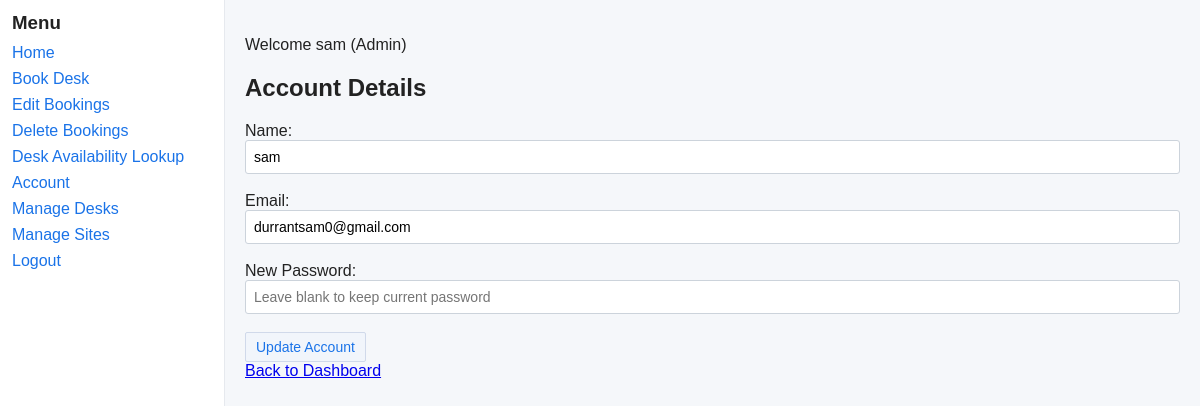
Page /account (signed in) on the committed database.
### src/DeskBooker/models.py (models this page shows, shortened)
class User(db.Model):
    __tablename__ = 'users'
    id = db.Column(db.Integer, primary_key=True)
    name = db.Column(db.String(100), nullable=False)
    email = db.Column(db.String(120), unique=True, nullable=False)
    password = db.Column(db.String(255), nullable=False)
    role_id = db.Column(db.Integer, db.ForeignKey('roles.id'), nullable=False)
    role = db.relationship('Role')
    bookings = db.relationship('Booking', backref='user', lazy=True)
    __table_args__ = (
        CheckConstraint("instr(email, '@') > 1", name='ck_user_email_at'),
        CheckConstraint('length(name) > 0 AND length(name) <= 100', name='ck_user_name_len'),
        CheckConstraint('length(email) <= 120', name='ck_user_email_len'),
    )

### src/DeskBooker/main.py (the view, shortened to what this page needs)
    @app.route('/account', methods=['GET', 'POST'])
    @login_required
    def account():
        user_id = session['user_id']
        role_id = session['role_id']
        user = UserRepo.get_by_id(user_id)
        return render_template('account.html', user={'id': user.id, 'name': user.name, 'email': user.email}, role_id=role_id)

### src/DeskBooker/repositories.py (called while the page is built)
    @staticmethod
    def get_by_id(user_id: int) -> Optional[User]:
        return User.query.get(user_id)

### src/DeskBooker/templates/account.html (shortened to what this page needs)
{% extends "base.html" %}
{% block content %}
<h2>Account Details</h2>
<form method="POST" action="{{ url_for('account') }}" onsubmit="return validateAccountForm()">
    <label>Name:</label><br>
    <input type="text" name="name" value="{{ user['name'] }}" required minlength="1" maxlength="100" id="account_name"><br><br>
    <label>Email:</label><br>
    <input type="email" name="email" value="{{ user['email'] }}" required minlength="5" maxlength="120" id="account_email"><br><br>
    <label>New Password:</label><br>
    <input type="password" name="password" placeholder="Leave blank to keep current password" minlength="6" maxlength="255" id="account_password"><br><br>
    <button type="submit">Update Account</button>
</form>
<a href="{{ url_for('dashboard') }}">Back to Dashboard</a>
{% endblock %}

### src/DeskBooker/templates/base.html (shortened to what this page needs)
<!DOCTYPE html>
<html>
<head>
    <link rel="stylesheet" href="{{ url_for('static', filename='css/styles.css') }}">
</head>
<body>
    <div class="container">
        <div class="sidebar">
            <h3>Menu</h3>
            <ul>
                <li><a href="{{ url_for('dashboard') }}">Home</a></li>
                <li><a href="{{ url_for('book_desk') }}">Book Desk</a></li>
                <li><a href="{{ url_for('edit_bookings') }}">Edit Bookings</a></li>
                <li><a href="{{ url_for('delete_bookings') }}">Delete Bookings</a></li>
                <li><a href="{{ url_for('lookup_bookings') }}">Desk Availability Lookup</a></li>
                <li><a href="{{ url_for('account') }}">Account</a></li>
                {% if session.get('role_id') == 1 %}
                    <li><a href="{{ url_for('manage_desks') }}">Manage Desks</a></li>
                    <li><a href="{{ url_for('manage_sites') }}">Manage Sites</a></li>
                {% endif %}
                <li><a href="{{ url_for('logout') }}" onclick="return confirm('Are you sure you want to logout?');">Logout</a></li>
            </ul>
        </div>
        <div class="content">
            {% if session.get('user_name') %}
                <p>Welcome {{ session['user_name'] }}
                    {% if session.get('role_id') == 1 %} (Admin){% endif %}
                </p>
            {% endif %}
            {% block content %}
            {% endblock %}
        </div>
    </div>
</body>
</html>

### src/DeskBooker/static/css/styles.css (style rules this page uses)
body { font-family: Arial, Helvetica, sans-serif; background: #f5f7fa; color: #222; margin: 0; }
.container { display: flex; min-height: 100vh; }
.sidebar { width: 200px; padding: 12px; background: #ffffff; border-right: 1px solid #e6e9ee; }
.sidebar h3 { margin: 0 0 10px 0; }
.sidebar ul { list-style: none; padding: 0; margin: 0; }
.sidebar li { margin: 8px 0; }
.sidebar a { color: #1a73e8; text-decoration: none; }
.content { flex: 1; padding: 20px; background: transparent; }
input[type="text"], input[type="email"], input[type="password"], input[type="number"], input[type="datetime-local"], select, textarea { padding: 8px; border: 1px solid #ccd3db; border-radius: 3px; font-size: 14px; width: 100%; box-sizing: border-box; }
label { display: inline-block; }
button { background: #f1f5fb; color: #1a73e8; border: 1px solid #d0d9ea; padding: 6px 10px; border-radius: 2px; cursor: pointer; font-size: 14px; }

### rows in the picture
User: user_name "sam", name "sam", email "durrantsam0@gmail.com"
